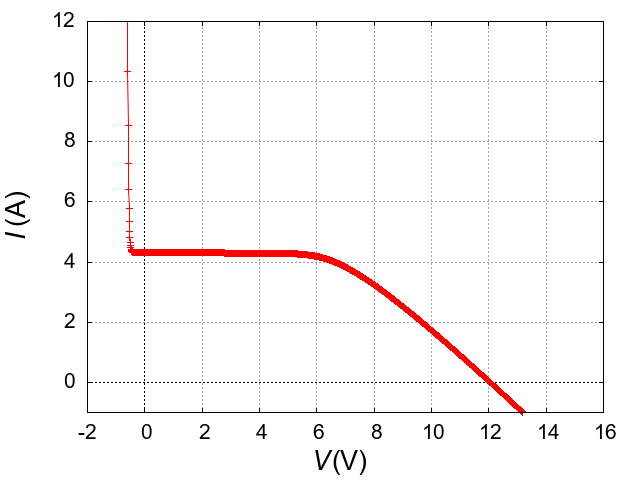

The script that saved this image:
#set bmargin at screen 0.3

#set xlabel "{/Arial:Italic=20 {/Symbol l} (nm)}" offset -0.5
#set xlabel "{/Arial:Italic=20 x ({/Symbol m}m)}" offset -0.5
set xlabel "{/Arial:Italic=20 V} {/Arial:Roman=20 (V)}" offset -0.5
#set xlabel "{/Arial:Italic=20 n (cm^{-3})}" offset 0, graph -0.1

#set ylabel "{/Arial:Italic=20 {/Symbol j}} {/Arial:Roman=20 (V)}" offset 0
#set ylabel "{/Arial:Italic=20 E} {/Arial:Roman=20 (V/m)}" offset 0
set ylabel "{/Arial:Italic=20 I} {/Arial:Roman=20 (A)}" offset 0
#set ylabel "{/Arial:Italic=20 n} {/Arial:Roman=20 (/cm^3)}" offset 0
#set ylabel "{/Arial:Italic=20 p} {/Arial:Roman=20 (/cm^3)}" offset 0
#set ylabel "{/Arial:Italic=20 J_n} {/Arial:Roman=20 (A/cm^2)}" offset 0
#set ylabel "{/Arial:Italic=20 J_p} {/Arial:Roman=20 (A/cm^2)}" offset 0
#set ylabel "{/Arial:Italic=20 I_0 {/Arial:Roman=20 (s^{-1}m^{-3})}" offset 0.5
#set ylabel "{/Arial:Italic=20 I_0 {/Arial:Roman=20 (s^{-1}cm^{-2}nm^{-1})}" offset 0.5
#set ylabel "{/Arial:Italic=20 G {/Arial:Roman=20 (s^{-1}cm^{-3})}" offset 0.5
#set ylabel "{/Arial:Italic=20 U {/Arial:Roman=20 (s^{-1}cm^{-3})}" offset 0.5

set colorsequence classic
set grid
#set logscale xy

set xzeroaxis
set yzeroaxis

set yrange [-1:12]

#set xtics rotate by 90 offset 0, graph -0.25

#set key left top
#set key right top

set terminal png enhanced font "Arial,16"

#set output "result_phi.png"
set output "ss_IV.png"
#set output "result_n.png"
#set output "result_p.png"
#set output "result_Jn.png"
#set output "result_Jp.png"
#set output "generation_alpha.png"
#set output "generation_I0.png"
#set output "generation_G.png"
#set output "recombination_U-n.png"

#plot "result.dat" using ($2*1.0E6):($8) with linespoints title "{/Arial:Italic=20 {/Symbol j}}"
plot "ss_IV.dat" using ($2):($4) with linespoints notitle
#plot "result.dat" using ($2*1.0E6):($10*1.0E-6) with linespoints title "n"
#plot "result.dat" using ($2*1.0E6):($12*1.0E-6) with linespoints title "p"
#plot "result.dat" using ($2*1.0E6):($4*1.0E-4) with linespoints title "J_n"
#plot "result.dat" using ($2*1.0E6):($6*1.0E-4) with linespoints title "J_p"
#plot "generation_alpha.dat" using ($2):($4) with linespoints notitle
#plot "generation_I0.dat" using ($2):($4*1.0E-13) with linespoints notitle
#plot "generation_G.dat" using ($2*1.0E6):($4*1.0E-6) with linespoints notitle
# plot "recombination_U-n_pE17.dat" using ($2):($4) with linespoints title "p=1.0E17",\
# "recombination_U-n_pE20.dat" using ($2):($4) with linespoints title "p=1.0E20",\
# "recombination_U-n_pE23.dat" using ($2):($4) with linespoints title "p=1.0E23"
